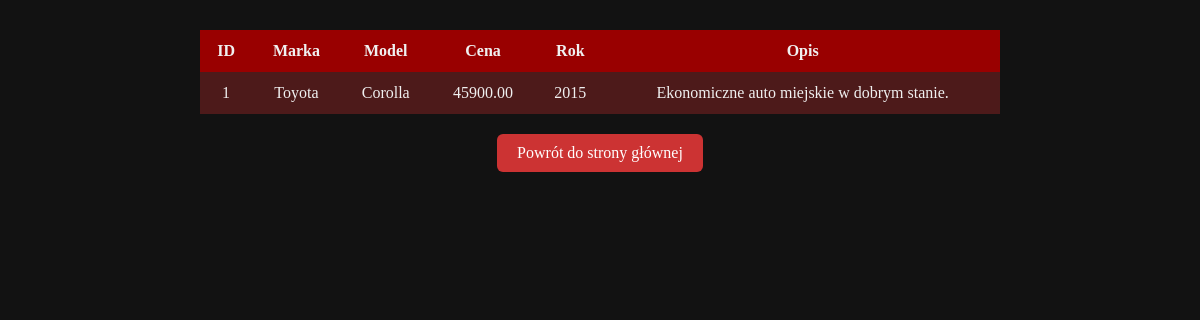
Page /details.php?id=1 on the committed database.
### tables this page shows
CREATE TABLE `samochody` (
  `id` int NOT NULL AUTO_INCREMENT,
  `marka` varchar(100) NOT NULL,
  `model` varchar(100) NOT NULL,
  `cena` decimal(10,2) NOT NULL,
  `rok` int NOT NULL,
  `opis` text,
  PRIMARY KEY (`id`)
);

### details.php (the view, shortened to what this page needs)
<!DOCTYPE html>
<html>
<head>
</head>
<body>
    <?php
    $con = mysqli_connect("localhost","root","root","mojaBaza");
    $id = (int) $_GET["id"];
    $query = "SELECT * FROM samochody WHERE id = $id";
    if(!$result = mysqli_query($con, $query)) {
        mysqli_close($con);
        echo "Failed to show result";
    }
    ?>
    <div id="container">
        <main>
            <table id="data">
                <tr>
                    <th>ID</th>
                    <th>Marka</th>
                    <th>Model</th>
                    <th>Cena</th>
                    <th>Rok</th>
                    <th>Opis</th>
                </tr>
                <?php
                    $row = mysqli_fetch_row($result);
                    echo "<tr>";
                    echo "<td>$row[0]</td>";
                    echo "<td>$row[1]</td>";
                    echo "<td>$row[2]</td>";
                    echo "<td>$row[3]</td>";
                    echo "<td>$row[4]</td>";
                    echo "<td>$row[5]</td>";
                    echo "</tr>";
                ?>
            </table>
            <div class="back-container">
                <a class="back-link" href="main.php">Powrót do strony głównej</a>
            </div>
        </main>
    </div>
</body>
</html>

### details.php (style rules this page uses)
* { box-sizing: border-box; }
body { font-family: 'Comic Sans MS'; background-color: #121212; color: #f0f0f0; margin: 0; padding: 0; display: flex; flex-direction: column; min-height: 100vh; }
main { width: 90%; max-width: 800px; margin: 30px auto; }
table { width: 100%; border-collapse: collapse; margin-bottom: 20px; }
th, td { padding: 12px; text-align: center; }
tr:nth-child(even) { background-color: #4d1a1a; }
tr:nth-child(odd) { background-color: #2a1212; }
th { background-color: #990000; }
.back-link { display: inline-block; padding: 10px 20px; background-color: #cc3333; color: white; text-decoration: none; border-radius: 6px; transition: background-color 0.2s ease; font-family: 'Comic Sans MS'; }
.back-container { text-align: center; margin-top: 20px; }

### rows in the picture
samochody: id "1", marka "Toyota", model "Corolla", cena "45900.00", rok "2015", opis "Ekonomiczne auto miejskie w dobrym stanie."
